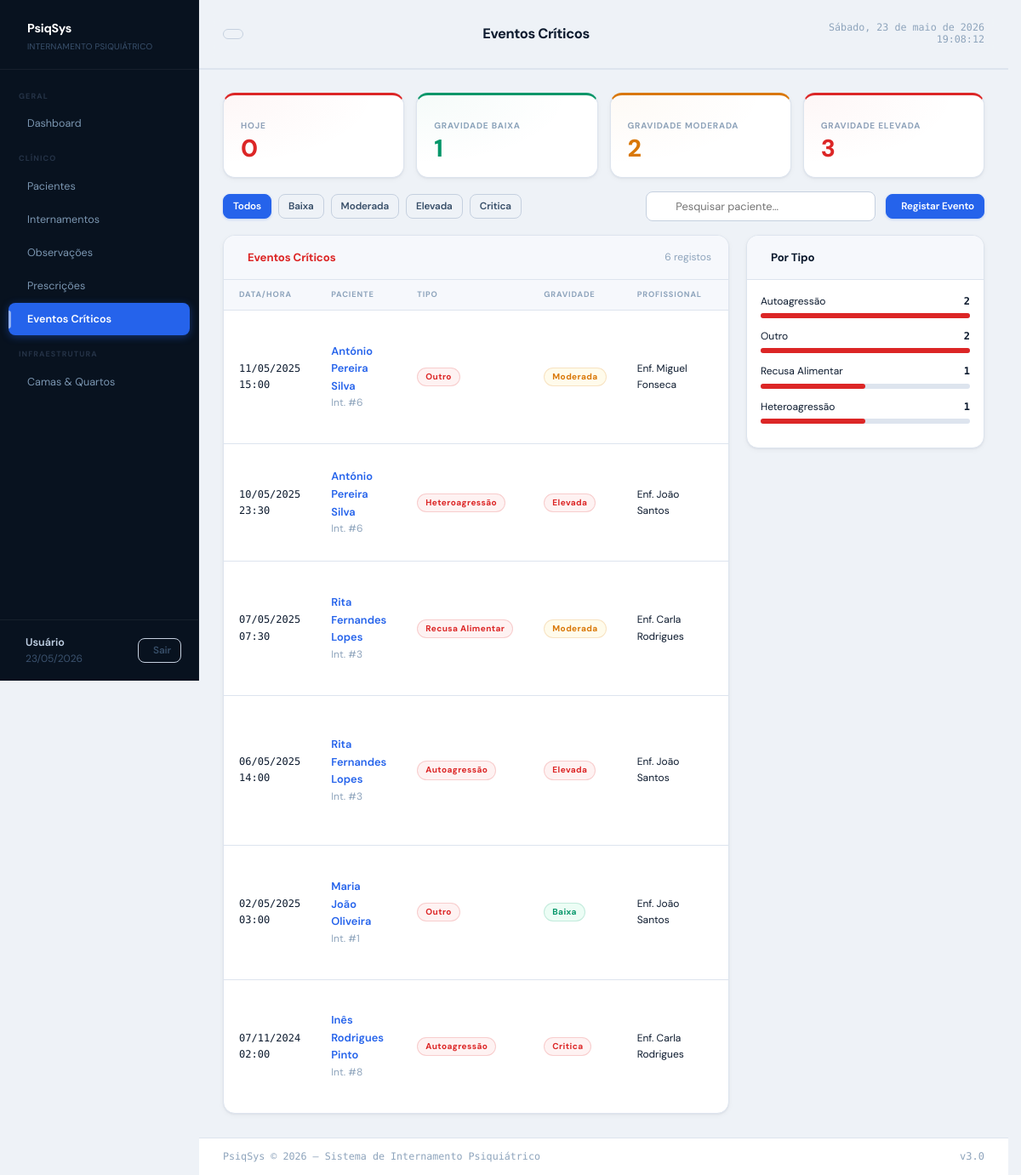
The page /eventos.php on the database its author committed.
### tables this page shows
CREATE TABLE IF NOT EXISTS EVENTO_CRITICO (
  id_evento              INT       NOT NULL AUTO_INCREMENT,
  id_internamento        INT       NOT NULL,
  id_profissional        INT       NOT NULL,
  data_hora              DATETIME  NOT NULL,
  tipo_evento            ENUM('autoagressao','heteroagressao','fuga','queda',
                              'crise_convulsiva','recusa_alimentar','outro')
                         NOT NULL,
  descricao              TEXT      NOT NULL,
  intervencao_realizada  TEXT      NOT NULL,
  gravidade              ENUM('baixa','moderada','elevada','critica')
                         NOT NULL,
  PRIMARY KEY (id_evento),
  CONSTRAINT fk_ev_internamento
    FOREIGN KEY (id_internamento) REFERENCES INTERNAMENTO (id_internamento)
    ON UPDATE CASCADE ON DELETE RESTRICT,
  CONSTRAINT fk_ev_profissional
    FOREIGN KEY (id_profissional) REFERENCES PROFISSIONAL (id_profissional)
    ON UPDATE CASCADE ON DELETE RESTRICT
);

CREATE TABLE IF NOT EXISTS PACIENTE (
  id_paciente      INT          NOT NULL AUTO_INCREMENT,
  nome             VARCHAR(150) NOT NULL,
  data_nascimento  DATE         NOT NULL,
  num_utente       CHAR(9)      NOT NULL,
  contacto         VARCHAR(20)  NULL,
  morada           TEXT         NULL,
  ativo            BOOLEAN      NOT NULL DEFAULT TRUE,
  created_at       TIMESTAMP    NOT NULL DEFAULT CURRENT_TIMESTAMP,
  updated_at       TIMESTAMP    NOT NULL DEFAULT CURRENT_TIMESTAMP
                   ON UPDATE CURRENT_TIMESTAMP,
  PRIMARY KEY (id_paciente),
  UNIQUE KEY uk_num_utente (num_utente)
);

CREATE TABLE IF NOT EXISTS PROFISSIONAL (
  id_profissional  INT          NOT NULL AUTO_INCREMENT,
  nome             VARCHAR(150) NOT NULL,
  funcao           ENUM('medico','enfermeiro','psicologo','assistente_social','administrativo','ti')
                   NOT NULL,
  num_cedula       VARCHAR(20)  NOT NULL,
  created_at       TIMESTAMP    NOT NULL DEFAULT CURRENT_TIMESTAMP,
  updated_at       TIMESTAMP    NOT NULL DEFAULT CURRENT_TIMESTAMP
                   ON UPDATE CURRENT_TIMESTAMP,
  PRIMARY KEY (id_profissional),
  UNIQUE KEY uk_cedula (num_cedula)
);

### eventos.php (the view, shortened to what this page needs)
<?php
require_once 'includes/db.php';
$filtro_int  = (int)($_GET['internamento'] ?? 0);
$filtro_grav = $_GET['gravidade'] ?? '';
$search      = trim($_GET['q'] ?? '');
$where  = '1=1';
$params = [];
$rows = $pdo->prepare("
    SELECT e.*,
           p.nome AS paciente,
           prof.nome AS profissional
    FROM EVENTO_CRITICO e
    JOIN INTERNAMENTO i   ON i.id_internamento    = e.id_internamento
    JOIN PACIENTE p       ON p.id_paciente         = i.id_paciente
    JOIN PROFISSIONAL prof ON prof.id_profissional = e.id_profissional
    WHERE $where
    ORDER BY e.data_hora DESC
    LIMIT 200
");
$rows->execute($params);
$rows = $rows->fetchAll();
$stats_grav = $pdo->query("SELECT gravidade, COUNT(*) AS n FROM EVENTO_CRITICO GROUP BY gravidade")->fetchAll(PDO::FETCH_KEY_PAIR);
$stats_hoje = $pdo->query("SELECT COUNT(*) FROM EVENTO_CRITICO WHERE DATE(data_hora)=CURDATE()")->fetchColumn();
$stats_tipo = $pdo->query("SELECT tipo_evento, COUNT(*) AS n FROM EVENTO_CRITICO GROUP BY tipo_evento ORDER BY n DESC")->fetchAll();
require_once 'includes/header.php';
function gravidade_badge(string $g): string
{
    $map = ['baixa' => 'green', 'moderada' => 'amber', 'elevada' => 'red', 'critica' => 'red'];
    $extra = $g === 'critica' ? ' style="animation:pulse 1s infinite"' : '';
    return '<span class="badge badge-' . ($map[$g] ?? 'gray') . '"' . $extra . '>' . $g . '</span>';
}
$tipos_label = [
    'autoagressao'    => 'Autoagressão',
    'heteroagressao'  => 'Heteroagressão',
    'fuga'            => 'Fuga',
    'queda'           => 'Queda',
    'crise_convulsiva' => 'Crise Convulsiva',
    'recusa_alimentar' => 'Recusa Alimentar',
    'outro'           => 'Outro',
];
?>
<div class="content-area">
    <div class="stats-grid mb-4">
        <div class="stat-card red">
            <div class="stat-label">Hoje</div>
            <div class="stat-value"><?= $stats_hoje ?></div>
        </div>
        <div class="stat-card green">
            <div class="stat-label">Gravidade Baixa</div>
            <div class="stat-value"><?= $stats_grav['baixa'] ?? 0 ?></div>
        </div>
        <div class="stat-card amber">
            <div class="stat-label">Gravidade Moderada</div>
            <div class="stat-value"><?= $stats_grav['moderada'] ?? 0 ?></div>
        </div>
        <div class="stat-card red">
            <div class="stat-label">Gravidade Elevada</div>
            <div class="stat-value"><?= ($stats_grav['elevada'] ?? 0) + ($stats_grav['critica'] ?? 0) ?></div>
        </div>
    </div>
    <div class="flex items-center justify-between mb-4">
        <div class="flex gap-2" style="flex-wrap:wrap">
            <a href="eventos.php<?= $filtro_int ? "?internamento=$filtro_int" : '' ?>" class="btn <?= !$filtro_grav ? 'btn-primary' : 'btn-outline' ?> btn-sm">Todos</a>
            <?php foreach (['baixa', 'moderada', 'elevada', 'critica'] as $g): ?>
                <a href="?<?= $filtro_int ? "internamento=$filtro_int&" : '' ?>gravidade=<?= $g ?>"
                    class="btn <?= $filtro_grav === $g ? 'btn-primary' : 'btn-outline' ?> btn-sm">
                    <?= ucfirst($g) ?>
                </a>
            <?php endforeach; ?>
        </div>
        <div class="flex gap-3 items-center">
            <form method="get" style="display:flex;gap:8px;align-items:center">
                <div class="search-bar">
                    <input type="text" name="q" placeholder="Pesquisar paciente…" value="<?= htmlspecialchars($search) ?>">
                </div>
            </form>
            <button class="btn btn-primary btn-sm" onclick="openModal('modal-novo')">
                <i class="ti ti-plus"></i> Registar Evento
            </button>
        </div>
    </div>
    <div style="display:grid;grid-template-columns:1fr 280px;gap:20px;align-items:start">
        <div class="card">
            <div class="card-header">
                <span class="card-title" style="color:var(--danger)"><i class="ti ti-alert-triangle"></i> Eventos Críticos</span>
                <span class="text-sm text-muted"><?= count($rows) ?> registos</span>
            </div>
            <div class="table-wrap">
                <table>
                    <thead>
                        <tr>
                            <th>Data/Hora</th>
                            <th>Paciente</th>
                            <th>Tipo</th>
                            <th>Gravidade</th>
                            <th>Profissional</th>
                            <th>Descrição</th>
                        </tr>
                    </thead>
                    <tbody>
                        <?php foreach ($rows as $r): ?>
                            <tr>
                                <td class="mono text-sm"><?= date('d/m/Y H:i', strtotime($r['data_hora'])) ?></td>
                                <td>
                                    <a href="internamento_detalhe.php?id=<?= $r['id_internamento'] ?>" class="fw-600">
                                        <?= htmlspecialchars($r['paciente']) ?>
                                    </a>
                                    <div class="text-sm text-muted">Int. #<?= $r['id_internamento'] ?></div>
                                </td>
                                <td>
                                    <span class="badge badge-red">
                                        <?= $tipos_label[$r['tipo_evento']] ?? $r['tipo_evento'] ?>
                                    </span>
                                </td>
                                <td><?= gravidade_badge($r['gravidade']) ?></td>
                                <td class="text-sm"><?= htmlspecialchars($r['profissional']) ?></td>
                                <td class="text-sm" style="max-width:200px">
                                </td>
                            </tr>
                        <?php endforeach; ?>
                    </tbody>
                </table>
            </div>
        </div>
        <div>
            <div class="card">
                <div class="card-header">
                    <span class="card-title"><i class="ti ti-chart-bar"></i> Por Tipo</span>
                </div>
                <div class="card-body" style="padding:16px">
                    <?php if (empty($stats_tipo)): ?>
                        <div class="text-muted text-sm">Sem dados</div>
                    <?php else: ?>
                        <?php
                        $max_tipo = max(array_column($stats_tipo, 'n'));
                        foreach ($stats_tipo as $st):
                            $pct = $max_tipo > 0 ? round($st['n'] / $max_tipo * 100) : 0;
                        ?>
                            <div style="margin-bottom:12px">
                                <div style="display:flex;justify-content:space-between;margin-bottom:4px">
                                    <span class="text-sm"><?= $tipos_label[$st['tipo_evento']] ?? $st['tipo_evento'] ?></span>
                                    <span class="mono text-sm fw-600"><?= $st['n'] ?></span>
                                </div>
                                <div style="height:6px;background:var(--border);border-radius:3px">
                                    <div style="height:100%;width:<?= $pct ?>%;background:var(--danger);border-radius:3px;transition:width .4s"></div>
                                </div>
                            </div>
                        <?php endforeach; ?>
                    <?php endif; ?>
                </div>
            </div>
        </div>
    </div>
</div>
<?php require_once 'includes/footer.php'; ?>

### rows shown on the page
evento_critico: data_hora "11/05/2025 15:00", paciente.nome "António Pereira Silva", id_internamento "6", tipo_evento "Outro", gravidade "Moderada", id_profissional.nome "Enf. Miguel Fonseca"
evento_critico: data_hora "10/05/2025 23:30", paciente.nome "António Pereira Silva", id_internamento "6", tipo_evento "Heteroagressão", gravidade "Elevada", id_profissional.nome "Enf. João Santos"
evento_critico: data_hora "07/05/2025 07:30", paciente.nome "Rita Fernandes Lopes", id_internamento "3", tipo_evento "Recusa Alimentar", gravidade "Moderada", id_profissional.nome "Enf. Carla Rodrigues"
evento_critico: data_hora "06/05/2025 14:00", paciente.nome "Rita Fernandes Lopes", id_internamento "3", tipo_evento "Autoagressão", gravidade "Elevada", id_profissional.nome "Enf. João Santos"
evento_critico: data_hora "02/05/2025 03:00", paciente.nome "Maria João Oliveira", id_internamento "1", tipo_evento "Outro", gravidade "Baixa", id_profissional.nome "Enf. João Santos"
evento_critico: data_hora "07/11/2024 02:00", paciente.nome "Inês Rodrigues Pinto", id_internamento "8", tipo_evento "Autoagressão", gravidade "Critica", id_profissional.nome "Enf. Carla Rodrigues"

### other values the page prints
$_SESSION['currentNome'] "Usuário"
$titulo_pagina "Eventos Críticos"
$stats_hoje "0"
$stats_grav['baixa'] "1"
$stats_grav['moderada'] "2"
$g "Baixa"
$g "Moderada"
$g "Elevada"
$g "Critica"
count($rows) "6"
$tipos_label[$st['tipo_evento']] "Autoagressão"
$st['n'] "2"
$tipos_label[$st['tipo_evento']] "Outro"
$tipos_label[$st['tipo_evento']] "Recusa Alimentar"
$st['n'] "1"
